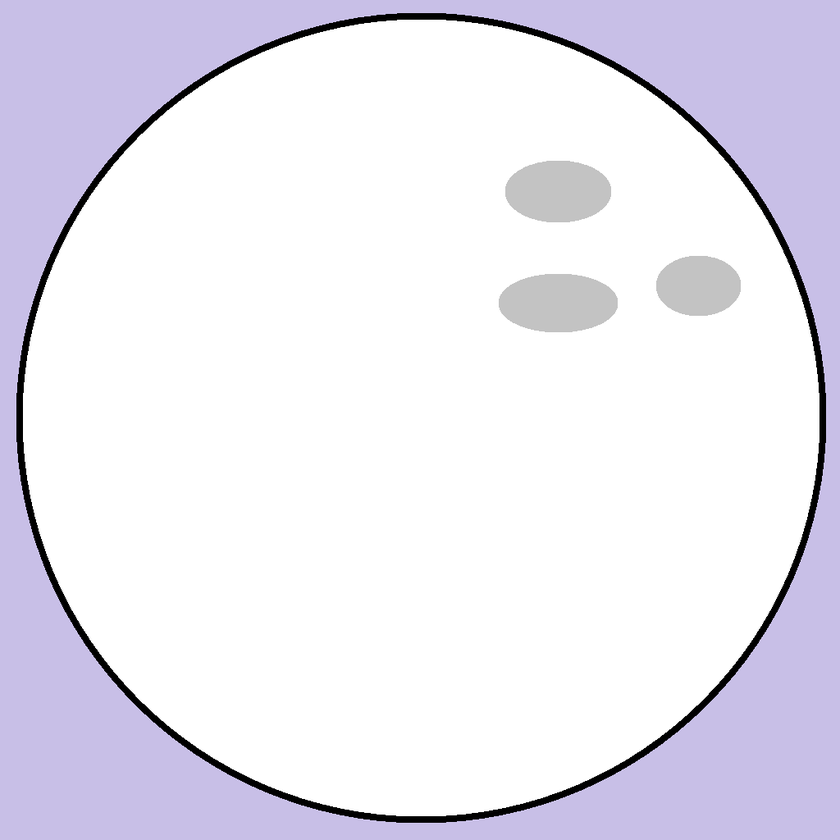
#> input picture orange_bw.png, 840 x 840 px, shrunk from 1024 x 1024 before the run
$ python OrangeGenerate.py
#> lines starting #> are read from the running program, lines starting #| are printed output that depends on the picture
# Имортируем библиотеки
from PIL import Image
from random import randint
import os

#  Шаблон апельсина
path = "orange_bw.png"
non_change_colors = [(0, 0, 0)]  # Цвета, которые не изменяем
orange_count = 10  # Количество генерируемых апельсинов

for count in range(orange_count):
    # Открываем исхоодную картинку
    with Image.open(path) as img:
#> img is the input picture: PIL image 840x840 RGB; mean R, G, B 233, 230.6, 241.3
        obj = img.load()

    # Генерируем цвет нового апельсина
    new_orange_color = (randint(0, 255), randint(0, 255), randint(0, 255))

    # Перебираем пиксели
    for i in range(img.size[0]):
        for j in range(img.size[1]):
            # Ели цвет пикселя отсутствует в списке неизменяемых цветов
            if obj[i, j] not in non_change_colors:
                # Смешиваем, убирая белый
                obj[i, j] = (obj[i, j][0] + new_orange_color[0] - 255,
                             obj[i, j][1] + new_orange_color[1] - 255,
                             obj[i, j][2] + new_orange_color[2] - 255)

    # Если нет папки GenerateResult — создаём
    if not os.path.exists("GenerateResult"):
        os.makedirs("GenerateResult")

    # Сохраняем в папке
    img.save(f"GenerateResult/{count + 1}.jpg")
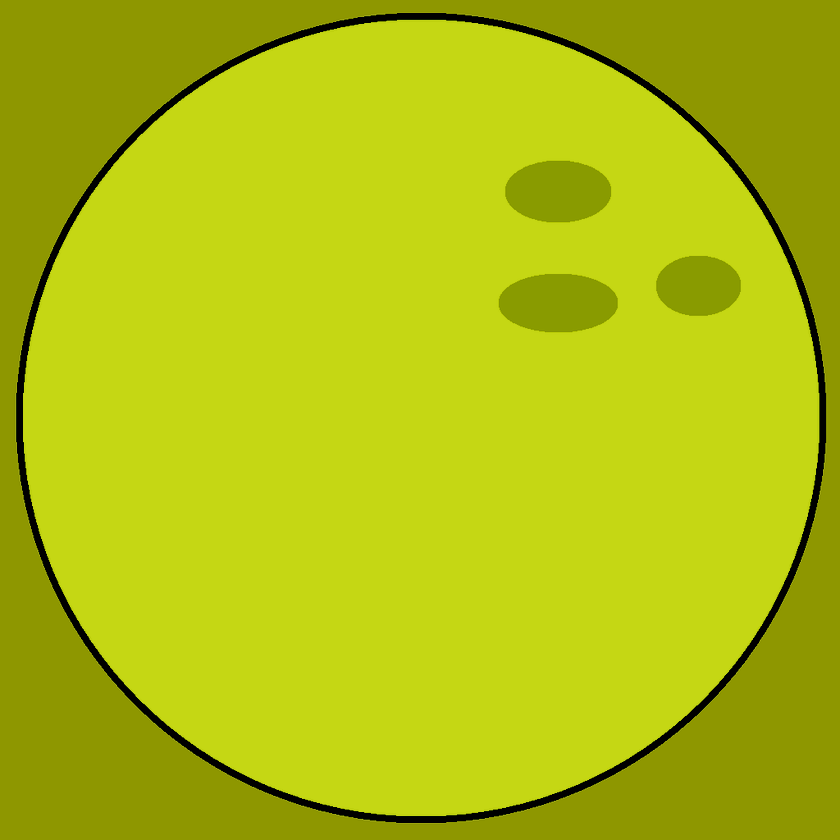
#> saved as 1.jpg: PIL image 840x840 RGB; mean R, G, B 176.2, 191.4, 13.7

    # Логгирование прогресса
    print(f"{count + 1}\t|\t{orange_count}")
